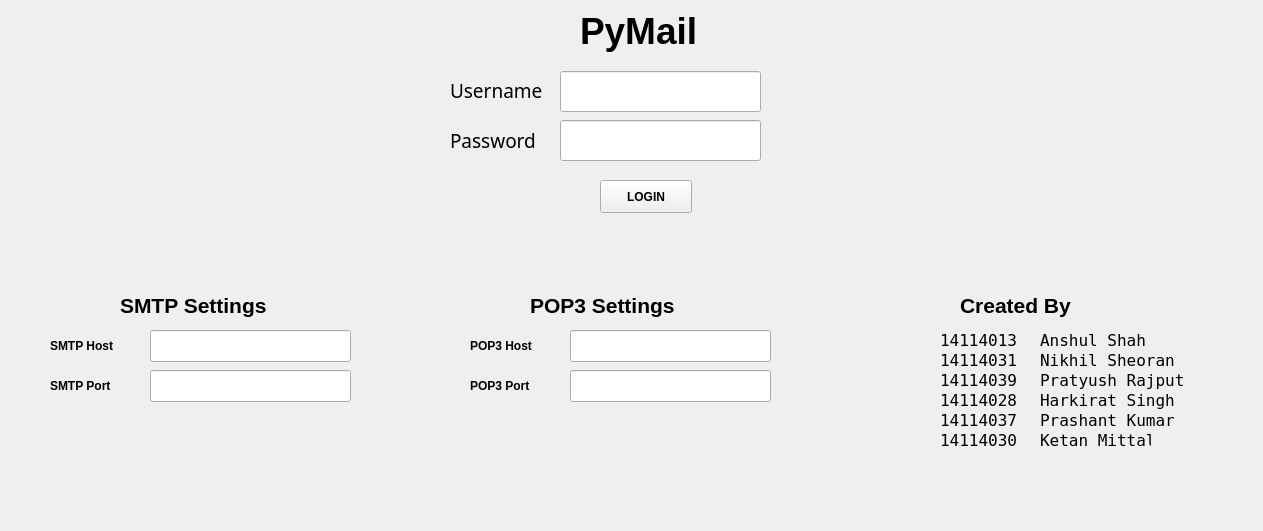
<?xml version="1.0" encoding="UTF-8"?>
<ui version="4.0">
 <class>MainWindow</class>
 <widget class="QMainWindow" name="MainWindow">
  <property name="geometry">
   <rect>
    <x>0</x>
    <y>0</y>
    <width>1263</width>
    <height>531</height>
   </rect>
  </property>
  <property name="windowTitle">
   <string>MainWindow</string>
  </property>
  <widget class="QWidget" name="centralwidget">
   <widget class="QLabel" name="head_label_1">
    <property name="geometry">
     <rect>
      <x>530</x>
      <y>290</y>
      <width>171</width>
      <height>31</height>
     </rect>
    </property>
    <property name="font">
     <font>
      <pointsize>16</pointsize>
      <weight>75</weight>
      <bold>true</bold>
     </font>
    </property>
    <property name="text">
     <string>POP3 Settings</string>
    </property>
   </widget>
   <widget class="QLabel" name="pop_host">
    <property name="geometry">
     <rect>
      <x>470</x>
      <y>330</y>
      <width>91</width>
      <height>31</height>
     </rect>
    </property>
    <property name="font">
     <font>
      <weight>75</weight>
      <bold>true</bold>
     </font>
    </property>
    <property name="text">
     <string>POP3 Host</string>
    </property>
   </widget>
   <widget class="QLineEdit" name="pop_host_value">
    <property name="geometry">
     <rect>
      <x>570</x>
      <y>330</y>
      <width>201</width>
      <height>32</height>
     </rect>
    </property>
   </widget>
   <widget class="QLabel" name="pop_port">
    <property name="geometry">
     <rect>
      <x>470</x>
      <y>370</y>
      <width>91</width>
      <height>31</height>
     </rect>
    </property>
    <property name="font">
     <font>
      <weight>75</weight>
      <bold>true</bold>
     </font>
    </property>
    <property name="text">
     <string>POP3 Port</string>
    </property>
   </widget>
   <widget class="QLineEdit" name="pass_text">
    <property name="geometry">
     <rect>
      <x>560</x>
      <y>120</y>
      <width>201</width>
      <height>41</height>
     </rect>
    </property>
   </widget>
   <widget class="QLabel" name="smtp_host">
    <property name="geometry">
     <rect>
      <x>50</x>
      <y>330</y>
      <width>91</width>
      <height>31</height>
     </rect>
    </property>
    <property name="font">
     <font>
      <weight>75</weight>
      <bold>true</bold>
     </font>
    </property>
    <property name="text">
     <string>SMTP Host</string>
    </property>
   </widget>
   <widget class="QLineEdit" name="smtp_host_value">
    <property name="geometry">
     <rect>
      <x>150</x>
      <y>330</y>
      <width>201</width>
      <height>32</height>
     </rect>
    </property>
   </widget>
   <widget class="QLabel" name="head_label_2">
    <property name="geometry">
     <rect>
      <x>120</x>
      <y>290</y>
      <width>171</width>
      <height>31</height>
     </rect>
    </property>
    <property name="font">
     <font>
      <pointsize>16</pointsize>
      <weight>75</weight>
      <bold>true</bold>
     </font>
    </property>
    <property name="text">
     <string>SMTP Settings</string>
    </property>
   </widget>
   <widget class="QLabel" name="login_status">
    <property name="geometry">
     <rect>
      <x>520</x>
      <y>60</y>
      <width>241</width>
      <height>17</height>
     </rect>
    </property>
    <property name="text">
     <string/>
    </property>
    <property name="openExternalLinks">
     <bool>false</bool>
    </property>
   </widget>
   <widget class="QLabel" name="smtp_port">
    <property name="geometry">
     <rect>
      <x>50</x>
      <y>370</y>
      <width>91</width>
      <height>31</height>
     </rect>
    </property>
    <property name="font">
     <font>
      <weight>75</weight>
      <bold>true</bold>
     </font>
    </property>
    <property name="text">
     <string>SMTP Port</string>
    </property>
   </widget>
   <widget class="QLineEdit" name="user_text">
    <property name="geometry">
     <rect>
      <x>560</x>
      <y>71</y>
      <width>201</width>
      <height>41</height>
     </rect>
    </property>
   </widget>
   <widget class="QLabel" name="app_title">
    <property name="geometry">
     <rect>
      <x>580</x>
      <y>0</y>
      <width>151</width>
      <height>61</height>
     </rect>
    </property>
    <property name="font">
     <font>
      <pointsize>28</pointsize>
      <weight>75</weight>
      <bold>true</bold>
      <underline>false</underline>
      <strikeout>false</strikeout>
     </font>
    </property>
    <property name="text">
     <string>PyMail</string>
    </property>
   </widget>
   <widget class="QLabel" name="user_label">
    <property name="geometry">
     <rect>
      <x>450</x>
      <y>80</y>
      <width>101</width>
      <height>21</height>
     </rect>
    </property>
    <property name="font">
     <font>
      <family>WenQuanYi Micro Hei</family>
      <pointsize>14</pointsize>
     </font>
    </property>
    <property name="text">
     <string>Username</string>
    </property>
   </widget>
   <widget class="QLineEdit" name="smtp_port_value">
    <property name="geometry">
     <rect>
      <x>150</x>
      <y>370</y>
      <width>201</width>
      <height>32</height>
     </rect>
    </property>
   </widget>
   <widget class="QLineEdit" name="pop_port_value">
    <property name="geometry">
     <rect>
      <x>570</x>
      <y>370</y>
      <width>201</width>
      <height>32</height>
     </rect>
    </property>
   </widget>
   <widget class="QLabel" name="pass_label">
    <property name="geometry">
     <rect>
      <x>450</x>
      <y>130</y>
      <width>91</width>
      <height>21</height>
     </rect>
    </property>
    <property name="font">
     <font>
      <family>WenQuanYi Micro Hei</family>
      <pointsize>14</pointsize>
     </font>
    </property>
    <property name="text">
     <string>Password</string>
    </property>
   </widget>
   <widget class="QPushButton" name="login_button">
    <property name="geometry">
     <rect>
      <x>600</x>
      <y>180</y>
      <width>92</width>
      <height>33</height>
     </rect>
    </property>
    <property name="font">
     <font>
      <weight>75</weight>
      <bold>true</bold>
     </font>
    </property>
    <property name="text">
     <string>LOGIN</string>
    </property>
   </widget>
   <widget class="QLabel" name="label">
    <property name="geometry">
     <rect>
      <x>940</x>
      <y>330</y>
      <width>81</width>
      <height>21</height>
     </rect>
    </property>
    <property name="font">
     <font>
      <family>Andale Mono</family>
      <pointsize>12</pointsize>
      <weight>50</weight>
      <bold>false</bold>
     </font>
    </property>
    <property name="text">
     <string>14114013</string>
    </property>
   </widget>
   <widget class="QLabel" name="label_8">
    <property name="geometry">
     <rect>
      <x>1040</x>
      <y>330</y>
      <width>111</width>
      <height>21</height>
     </rect>
    </property>
    <property name="font">
     <font>
      <family>Andale Mono</family>
      <pointsize>12</pointsize>
      <weight>50</weight>
      <bold>false</bold>
     </font>
    </property>
    <property name="text">
     <string>Anshul Shah</string>
    </property>
   </widget>
   <widget class="QLabel" name="label_2">
    <property name="geometry">
     <rect>
      <x>940</x>
      <y>390</y>
      <width>81</width>
      <height>21</height>
     </rect>
    </property>
    <property name="font">
     <font>
      <family>Andale Mono</family>
      <pointsize>12</pointsize>
      <weight>50</weight>
      <bold>false</bold>
     </font>
    </property>
    <property name="text">
     <string>14114028</string>
    </property>
   </widget>
   <widget class="QLabel" name="label_9">
    <property name="geometry">
     <rect>
      <x>1040</x>
      <y>390</y>
      <width>141</width>
      <height>21</height>
     </rect>
    </property>
    <property name="font">
     <font>
      <family>Andale Mono</family>
      <pointsize>12</pointsize>
      <weight>50</weight>
      <bold>false</bold>
     </font>
    </property>
    <property name="text">
     <string>Harkirat Singh</string>
    </property>
   </widget>
   <widget class="QLabel" name="label_3">
    <property name="geometry">
     <rect>
      <x>940</x>
      <y>430</y>
      <width>81</width>
      <height>21</height>
     </rect>
    </property>
    <property name="font">
     <font>
      <family>Andale Mono</family>
      <pointsize>12</pointsize>
      <weight>50</weight>
      <bold>false</bold>
     </font>
    </property>
    <property name="text">
     <string>14114030</string>
    </property>
   </widget>
   <widget class="QLabel" name="label_10">
    <property name="geometry">
     <rect>
      <x>1040</x>
      <y>430</y>
      <width>111</width>
      <height>21</height>
     </rect>
    </property>
    <property name="font">
     <font>
      <family>Andale Mono</family>
      <pointsize>12</pointsize>
      <weight>50</weight>
      <bold>false</bold>
     </font>
    </property>
    <property name="text">
     <string>Ketan Mittal</string>
    </property>
   </widget>
   <widget class="QLabel" name="label_11">
    <property name="geometry">
     <rect>
      <x>1040</x>
      <y>350</y>
      <width>141</width>
      <height>21</height>
     </rect>
    </property>
    <property name="font">
     <font>
      <family>Andale Mono</family>
      <pointsize>12</pointsize>
      <weight>50</weight>
      <bold>false</bold>
     </font>
    </property>
    <property name="text">
     <string>Nikhil Sheoran</string>
    </property>
   </widget>
   <widget class="QLabel" name="label_4">
    <property name="geometry">
     <rect>
      <x>940</x>
      <y>350</y>
      <width>81</width>
      <height>21</height>
     </rect>
    </property>
    <property name="font">
     <font>
      <family>Andale Mono</family>
      <pointsize>12</pointsize>
      <weight>50</weight>
      <bold>false</bold>
     </font>
    </property>
    <property name="text">
     <string>14114031</string>
    </property>
   </widget>
   <widget class="QLabel" name="label_12">
    <property name="geometry">
     <rect>
      <x>1040</x>
      <y>410</y>
      <width>141</width>
      <height>21</height>
     </rect>
    </property>
    <property name="font">
     <font>
      <family>Andale Mono</family>
      <pointsize>12</pointsize>
      <weight>50</weight>
      <bold>false</bold>
     </font>
    </property>
    <property name="text">
     <string>Prashant Kumar</string>
    </property>
   </widget>
   <widget class="QLabel" name="label_5">
    <property name="geometry">
     <rect>
      <x>940</x>
      <y>410</y>
      <width>81</width>
      <height>21</height>
     </rect>
    </property>
    <property name="font">
     <font>
      <family>Andale Mono</family>
      <pointsize>12</pointsize>
      <weight>50</weight>
      <bold>false</bold>
     </font>
    </property>
    <property name="text">
     <string>14114037</string>
    </property>
   </widget>
   <widget class="QLabel" name="label_13">
    <property name="geometry">
     <rect>
      <x>1040</x>
      <y>370</y>
      <width>151</width>
      <height>21</height>
     </rect>
    </property>
    <property name="font">
     <font>
      <family>Andale Mono</family>
      <pointsize>12</pointsize>
      <weight>50</weight>
      <bold>false</bold>
     </font>
    </property>
    <property name="text">
     <string>Pratyush Rajput</string>
    </property>
   </widget>
   <widget class="QLabel" name="label_6">
    <property name="geometry">
     <rect>
      <x>940</x>
      <y>370</y>
      <width>81</width>
      <height>21</height>
     </rect>
    </property>
    <property name="font">
     <font>
      <family>Andale Mono</family>
      <pointsize>12</pointsize>
      <weight>50</weight>
      <bold>false</bold>
     </font>
    </property>
    <property name="text">
     <string>14114039</string>
    </property>
   </widget>
   <widget class="QLabel" name="head_label_3">
    <property name="geometry">
     <rect>
      <x>960</x>
      <y>290</y>
      <width>171</width>
      <height>31</height>
     </rect>
    </property>
    <property name="font">
     <font>
      <pointsize>16</pointsize>
      <weight>75</weight>
      <bold>true</bold>
     </font>
    </property>
    <property name="text">
     <string>Created By</string>
    </property>
   </widget>
  </widget>
  <widget class="QMenuBar" name="menubar">
   <property name="geometry">
    <rect>
     <x>0</x>
     <y>0</y>
     <width>1263</width>
     <height>30</height>
    </rect>
   </property>
  </widget>
  <action name="actionSMTP_Host">
   <property name="text">
    <string>SMTP</string>
   </property>
  </action>
  <action name="actionSMTP_Port">
   <property name="text">
    <string>SMTP Port</string>
   </property>
  </action>
  <action name="actionPOP3_Host">
   <property name="text">
    <string>POP3</string>
   </property>
  </action>
  <action name="actionPOP3_Port">
   <property name="text">
    <string>POP3 Port</string>
   </property>
  </action>
  <action name="actionRetrieve_Mails">
   <property name="text">
    <string>Retrieve Mails</string>
   </property>
  </action>
  <action name="actionCompose">
   <property name="text">
    <string>Compose</string>
   </property>
  </action>
  <action name="actionCreated_By">
   <property name="text">
    <string>Created By</string>
   </property>
  </action>
 </widget>
 <resources/>
 <connections/>
</ui>
